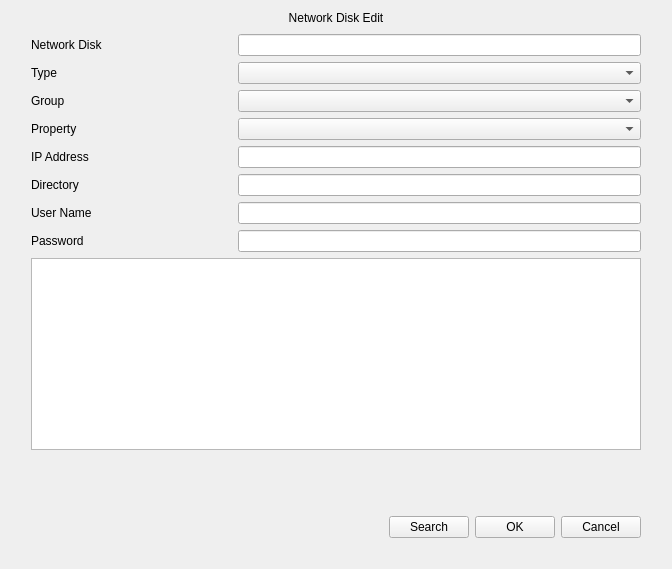
<?xml version="1.0" encoding="UTF-8"?>
<ui version="4.0">
 <class>NetworkDiskEdit</class>
 <widget class="QWidget" name="NetworkDiskEdit">
  <property name="geometry">
   <rect>
    <x>0</x>
    <y>0</y>
    <width>672</width>
    <height>569</height>
   </rect>
  </property>
  <property name="windowTitle">
   <string>Dialog</string>
  </property>
  <layout class="QGridLayout" name="gridLayout_2">
   <property name="spacing">
    <number>0</number>
   </property>
   <item row="0" column="0">
    <widget class="QLabel" name="label_title">
     <property name="text">
      <string>Network Disk Edit</string>
     </property>
     <property name="alignment">
      <set>Qt::AlignCenter</set>
     </property>
    </widget>
   </item>
   <item row="1" column="0">
    <widget class="QWidget" name="widget_background" native="true">
     <property name="sizePolicy">
      <sizepolicy hsizetype="Preferred" vsizetype="Expanding">
       <horstretch>0</horstretch>
       <verstretch>0</verstretch>
      </sizepolicy>
     </property>
     <layout class="QVBoxLayout" name="verticalLayout_2">
      <property name="leftMargin">
       <number>20</number>
      </property>
      <property name="rightMargin">
       <number>20</number>
      </property>
      <property name="bottomMargin">
       <number>20</number>
      </property>
      <item>
       <layout class="QGridLayout" name="gridLayout">
        <item row="3" column="0">
         <widget class="QLabel" name="label_property">
          <property name="text">
           <string>Property</string>
          </property>
         </widget>
        </item>
        <item row="6" column="0">
         <widget class="QLabel" name="labelUserName">
          <property name="text">
           <string>User Name</string>
          </property>
         </widget>
        </item>
        <item row="4" column="0">
         <widget class="QLabel" name="label_address">
          <property name="text">
           <string>IP Address</string>
          </property>
         </widget>
        </item>
        <item row="4" column="1">
         <widget class="MyLineEdit" name="lineEdit_address">
          <property name="maxLength">
           <number>64</number>
          </property>
         </widget>
        </item>
        <item row="0" column="0">
         <widget class="QLabel" name="label_networkDisk">
          <property name="sizePolicy">
           <sizepolicy hsizetype="Preferred" vsizetype="Preferred">
            <horstretch>1</horstretch>
            <verstretch>0</verstretch>
           </sizepolicy>
          </property>
          <property name="text">
           <string>Network Disk</string>
          </property>
         </widget>
        </item>
        <item row="1" column="1">
         <widget class="ComboBox" name="comboBox_type"/>
        </item>
        <item row="5" column="0">
         <widget class="QLabel" name="label_directory">
          <property name="text">
           <string>Directory</string>
          </property>
         </widget>
        </item>
        <item row="0" column="1">
         <widget class="MyLineEdit" name="lineEdit_networkDisk">
          <property name="sizePolicy">
           <sizepolicy hsizetype="Expanding" vsizetype="Fixed">
            <horstretch>2</horstretch>
            <verstretch>0</verstretch>
           </sizepolicy>
          </property>
          <property name="maxLength">
           <number>32</number>
          </property>
         </widget>
        </item>
        <item row="1" column="0">
         <widget class="QLabel" name="label_type">
          <property name="text">
           <string>Type</string>
          </property>
         </widget>
        </item>
        <item row="2" column="1">
         <widget class="ComboBox" name="comboBox_group"/>
        </item>
        <item row="3" column="1">
         <widget class="ComboBox" name="comboBox_property"/>
        </item>
        <item row="2" column="0">
         <widget class="QLabel" name="label_group">
          <property name="text">
           <string>Group</string>
          </property>
         </widget>
        </item>
        <item row="5" column="1">
         <widget class="MyLineEdit" name="lineEdit_directory">
          <property name="maxLength">
           <number>64</number>
          </property>
         </widget>
        </item>
        <item row="7" column="0">
         <widget class="QLabel" name="labelPassword">
          <property name="text">
           <string>Password</string>
          </property>
         </widget>
        </item>
        <item row="6" column="1">
         <widget class="MyLineEdit" name="lineEditUserName"/>
        </item>
        <item row="7" column="1">
         <widget class="MyLineEdit" name="lineEditPassword"/>
        </item>
       </layout>
      </item>
      <item>
       <widget class="TableView" name="tableView"/>
      </item>
      <item>
       <spacer name="verticalSpacer">
        <property name="orientation">
         <enum>Qt::Vertical</enum>
        </property>
        <property name="sizeHint" stdset="0">
         <size>
          <width>20</width>
          <height>0</height>
         </size>
        </property>
       </spacer>
      </item>
      <item>
       <layout class="QHBoxLayout" name="horizontalLayout">
        <item>
         <spacer name="horizontalSpacer">
          <property name="orientation">
           <enum>Qt::Horizontal</enum>
          </property>
          <property name="sizeHint" stdset="0">
           <size>
            <width>40</width>
            <height>20</height>
           </size>
          </property>
         </spacer>
        </item>
        <item>
         <widget class="QPushButton" name="pushButton_search">
          <property name="text">
           <string>Search</string>
          </property>
         </widget>
        </item>
        <item>
         <widget class="QPushButton" name="pushButton_ok">
          <property name="text">
           <string>OK</string>
          </property>
         </widget>
        </item>
        <item>
         <widget class="QPushButton" name="pushButton_cancel">
          <property name="text">
           <string>Cancel</string>
          </property>
         </widget>
        </item>
       </layout>
      </item>
     </layout>
    </widget>
   </item>
  </layout>
 </widget>
 <customwidgets>
  <customwidget>
   <class>MyLineEdit</class>
   <extends>QLineEdit</extends>
   <header>mylineedit.h</header>
  </customwidget>
  <customwidget>
   <class>TableView</class>
   <extends>QTableView</extends>
   <header>tableview.h</header>
  </customwidget>
  <customwidget>
   <class>ComboBox</class>
   <extends>QComboBox</extends>
   <header>combobox.h</header>
  </customwidget>
 </customwidgets>
 <resources/>
 <connections/>
</ui>
